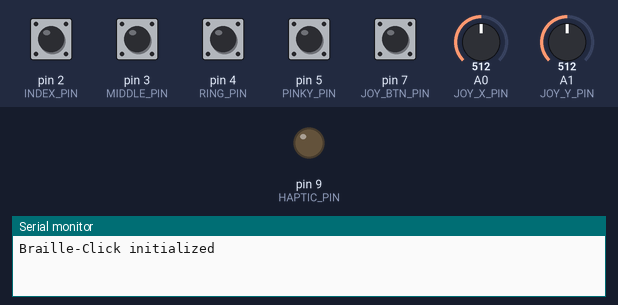
The sketch below on a simulated SparkFun Pro Micro, built with avr-gcc and run on an emulated ATmega32U4. On the bench: output pins drawn as LEDs (lit = HIGH), the last lines printed to the serial monitor. Inputs (shaded band) come from the test bench; at power-on: pin 2 (INDEX_PIN), pin 3 (MIDDLE_PIN), pin 4 (RING_PIN), pin 5 (PINKY_PIN), pin 7 (JOY_BTN_PIN) HIGH, A0 (JOY_X_PIN) = 512, A1 (JOY_Y_PIN) = 512. USB keyboard and mouse output is not drawn.

Above: at 1.2 s.
1.3 s: A0 (JOY_X_PIN) set to 764
2.8 s: A0 (JOY_X_PIN) set to 789
4.9 s: pin 3 (MIDDLE_PIN) pulled LOW for 0.15 s
7.9 s: pin 2 (INDEX_PIN) pulled LOW for 0.15 s
At 8.75 s:
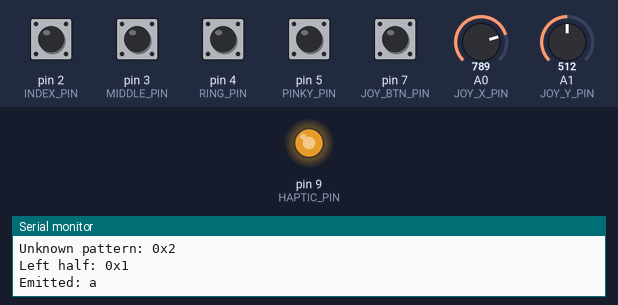
10.2 s: pin 2 (INDEX_PIN) pulled LOW for 1 s
At 13.0 s:
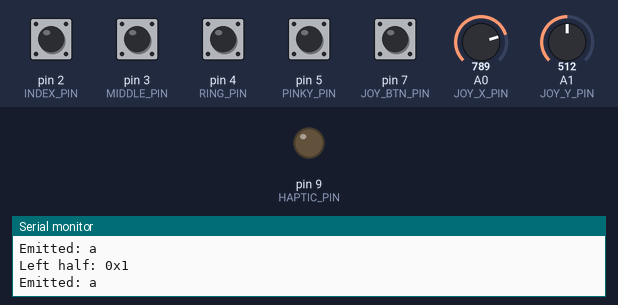
13.4 s: pin 3 (MIDDLE_PIN) pulled LOW for 1 s
Timing chart, 0 to 16.7 s (numbered marks = the images above; inputs shaded):
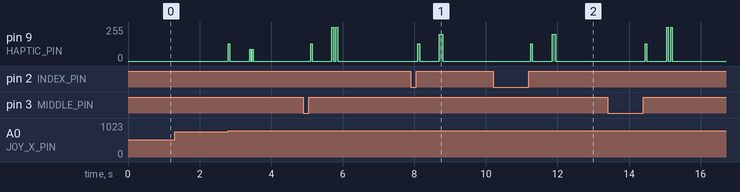

The sketch:

braille_click.ino
```cpp
/*
 * Braille-Click Firmware
 * One-handed semi-chording input device based on braille patterns
 *
 * Hardware: Arduino Pro Micro (ATmega32U4)
 *   - 4 finger keys (Box Jade switches) on internal pull-ups
 *   - Analog thumb joystick (Keyes-style: X/Y pots + push button)
 *   - Coin vibration motor via NPN transistor on a PWM pin
 *
 * Input model (6-dot mode):
 *   Phase 1 (left column):  index=dot1, middle=dot2, ring=dot3
 *   Phase 2 (right column): index=dot4, middle=dot5, ring=dot6
 *   Pinky is reserved (dots 4/8 in future 8-dot mode).
 *
 *   A phase is captured by ACCUMULATING every key that goes down while
 *   any key is held, and committing the mask once all keys are released.
 *   (Reading the keys after release doesn't work — they're all up by then.)
 *
 * Thumb functions:
 *   Press  = Space
 *   Up     = Enter
 *   Down   = Backspace
 *   Left   = Cancel current character (abandon captured left half)
 *   Right  = Skip left half (enter a right-column-only cell)
 *
 * Indicators (right-column-only cells, entered via thumb-right):
 *   Dot 6 alone      = capital indicator (next letter uppercase)
 *   Dots 3,4,5,6     = number indicator (a-j emit 1-0 until a space)
 */

#include <Keyboard.h>

// ---------------------------------------------------------------------------
// Pin map — real Pro Micro breakout: digital 2-10, 14-16, analog A0-A3.
// PWM is only available on 3, 5, 6, 9, 10; the haptic motor needs one.
// ---------------------------------------------------------------------------
const int INDEX_PIN   = 2;
const int MIDDLE_PIN  = 3;
const int RING_PIN    = 4;
const int PINKY_PIN   = 5;
const int JOY_BTN_PIN = 7;    // joystick push switch (SW), to GND
const int HAPTIC_PIN  = 9;    // PWM: transistor base via ~330R-1k
const int JOY_X_PIN   = A0;   // joystick VRx
const int JOY_Y_PIN   = A1;   // joystick VRy

// ---------------------------------------------------------------------------
// Tuning
// ---------------------------------------------------------------------------
const unsigned long DEBOUNCE_TIME    = 10;   // ms of stable reading to accept
const unsigned long RELEASE_SETTLE   = 40;   // ms all-keys-up before committing a phase
const unsigned long PHASE_TIMEOUT    = 600;  // ms after left half before emitting left-only
const unsigned long CONFIG_HOLD_TIME = 3000; // ms joystick press to enter config

// Analog joystick thresholds (10-bit ADC, center ~512).
// A direction engages past the outer threshold and releases inside the
// inner one — the gap is hysteresis so a wobbly center can't chatter.
const int JOY_ENGAGE_LO  = 250;
const int JOY_ENGAGE_HI  = 774;
const int JOY_RELEASE_LO = 400;
const int JOY_RELEASE_HI = 624;

// ---------------------------------------------------------------------------
// State machine
// ---------------------------------------------------------------------------
enum InputState {
  IDLE,           // nothing captured, waiting for first finger press
  CAPTURE_LEFT,   // fingers down, accumulating left-column mask
  WAIT_RIGHT,     // left half locked; waiting for right half or timeout
  CAPTURE_RIGHT   // fingers down again, accumulating right-column mask
};

InputState currentState = IDLE;
uint8_t leftPattern  = 0;
uint8_t captureMask  = 0;   // accumulates while keys are held
unsigned long allUpSince   = 0;
unsigned long phaseTimeRef = 0;

// ---------------------------------------------------------------------------
// Debounced finger keys
// ---------------------------------------------------------------------------
const int NUM_FINGERS = 4;
const int fingerPins[NUM_FINGERS] = {INDEX_PIN, MIDDLE_PIN, RING_PIN, PINKY_PIN};
bool fingerState[NUM_FINGERS]      = {false, false, false, false}; // debounced
bool fingerLastRaw[NUM_FINGERS]    = {false, false, false, false};
unsigned long fingerChangeAt[NUM_FINGERS] = {0, 0, 0, 0};

// Joystick button (debounced) + press-edge tracking
bool joyBtnState = false, joyBtnLastRaw = false, joyBtnPrev = false;
unsigned long joyBtnChangeAt = 0;
unsigned long joyBtnHeldSince = 0;

// Joystick directions with hysteresis + edge tracking
// index: 0=up 1=down 2=left 3=right
bool joyDir[4]     = {false, false, false, false};
bool joyDirPrev[4] = {false, false, false, false};

bool configMode = false;
bool configArmed = true; // blocks re-trigger until button released

// Braille indicator state
bool capsNext   = false; // dot 6 entered: uppercase the next letter
bool numberMode = false; // dots 3456 entered: a-j emit 1-0 until a space

// ---------------------------------------------------------------------------
// Non-blocking haptic player
// ---------------------------------------------------------------------------
struct HapticStep { uint8_t level; uint16_t ms; };

const HapticStep PATTERN_LOCK[]  = {{128, 50}};                            // phase locked
const HapticStep PATTERN_EMIT[]  = {{200, 100}};                           // character sent
const HapticStep PATTERN_ERROR[] = {{255, 50}, {0, 60}, {255, 50}};        // unknown pattern
const HapticStep PATTERN_CANCEL[] = {{90, 30}, {0, 40}, {90, 30}};         // input cancelled

const HapticStep* hapticPattern = nullptr;
uint8_t hapticSteps = 0, hapticIndex = 0;
unsigned long hapticStepStart = 0;

void playHaptic(const HapticStep* pattern, uint8_t steps) {
  hapticPattern = pattern;
  hapticSteps = steps;
  hapticIndex = 0;
  hapticStepStart = millis();
  analogWrite(HAPTIC_PIN, pattern[0].level);
}

void updateHaptic() {
  if (hapticPattern == nullptr) return;
  if (millis() - hapticStepStart < hapticPattern[hapticIndex].ms) return;
  hapticIndex++;
  if (hapticIndex >= hapticSteps) {
    analogWrite(HAPTIC_PIN, 0);
    hapticPattern = nullptr;
  } else {
    analogWrite(HAPTIC_PIN, hapticPattern[hapticIndex].level);
    hapticStepStart = millis();
  }
}

#define PLAY(p) playHaptic(p, sizeof(p) / sizeof(p[0]))

// ---------------------------------------------------------------------------
// Braille → ASCII (6-dot). Bit n = dot n+1: dots 1-3 = bits 0-2 (left
// column), dots 4-6 = bits 3-5 (right column).
// ---------------------------------------------------------------------------
char brailleToAscii(uint8_t pattern) {
  switch (pattern) {
    case 0x01: return 'a';  // 1
    case 0x03: return 'b';  // 1,2
    case 0x09: return 'c';  // 1,4
    case 0x19: return 'd';  // 1,4,5
    case 0x11: return 'e';  // 1,5
    case 0x0B: return 'f';  // 1,2,4
    case 0x1B: return 'g';  // 1,2,4,5
    case 0x13: return 'h';  // 1,2,5
    case 0x0A: return 'i';  // 2,4
    case 0x1A: return 'j';  // 2,4,5
    case 0x05: return 'k';  // 1,3
    case 0x07: return 'l';  // 1,2,3
    case 0x0D: return 'm';  // 1,3,4
    case 0x1D: return 'n';  // 1,3,4,5
    case 0x15: return 'o';  // 1,3,5
    case 0x0F: return 'p';  // 1,2,3,4
    case 0x1F: return 'q';  // 1,2,3,4,5
    case 0x17: return 'r';  // 1,2,3,5
    case 0x0E: return 's';  // 2,3,4
    case 0x1E: return 't';  // 2,3,4,5
    case 0x25: return 'u';  // 1,3,6
    case 0x27: return 'v';  // 1,2,3,6
    case 0x3A: return 'w';  // 2,4,5,6
    case 0x2D: return 'x';  // 1,3,4,6
    case 0x3D: return 'y';  // 1,3,4,5,6
    case 0x35: return 'z';  // 1,3,5,6
    default:   return 0;    // unknown pattern
  }
}

// ---------------------------------------------------------------------------
// Setup
// ---------------------------------------------------------------------------
void setup() {
  for (int i = 0; i < NUM_FINGERS; i++) pinMode(fingerPins[i], INPUT_PULLUP);
  pinMode(JOY_BTN_PIN, INPUT_PULLUP);
  pinMode(HAPTIC_PIN, OUTPUT);
  analogWrite(HAPTIC_PIN, 0);

  Keyboard.begin();
  Serial.begin(9600);
  Serial.println("Braille-Click initialized");
}

// ---------------------------------------------------------------------------
// Input scanning
// ---------------------------------------------------------------------------
void scanKeys() {
  unsigned long now = millis();

  // Fingers: per-key debounce — accept a reading once stable for DEBOUNCE_TIME
  for (int i = 0; i < NUM_FINGERS; i++) {
    bool raw = (digitalRead(fingerPins[i]) == LOW);
    if (raw != fingerLastRaw[i]) {
      fingerLastRaw[i] = raw;
      fingerChangeAt[i] = now;
    } else if (raw != fingerState[i] && now - fingerChangeAt[i] >= DEBOUNCE_TIME) {
      fingerState[i] = raw;
    }
  }

  // Joystick button, same scheme
  bool raw = (digitalRead(JOY_BTN_PIN) == LOW);
  if (raw != joyBtnLastRaw) {
    joyBtnLastRaw = raw;
    joyBtnChangeAt = now;
  } else if (raw != joyBtnState && now - joyBtnChangeAt >= DEBOUNCE_TIME) {
    joyBtnState = raw;
    if (joyBtnState) joyBtnHeldSince = now;
  }

  // Joystick axes → four directions with hysteresis
  int x = analogRead(JOY_X_PIN);
  int y = analogRead(JOY_Y_PIN);

  if (!joyDir[0] && y < JOY_ENGAGE_LO)  joyDir[0] = true;   // up
  if ( joyDir[0] && y > JOY_RELEASE_LO) joyDir[0] = false;
  if (!joyDir[1] && y > JOY_ENGAGE_HI)  joyDir[1] = true;   // down
  if ( joyDir[1] && y < JOY_RELEASE_HI) joyDir[1] = false;
  if (!joyDir[2] && x < JOY_ENGAGE_LO)  joyDir[2] = true;   // left
  if ( joyDir[2] && x > JOY_RELEASE_LO) joyDir[2] = false;
  if (!joyDir[3] && x > JOY_ENGAGE_HI)  joyDir[3] = true;   // right
  if ( joyDir[3] && x < JOY_RELEASE_HI) joyDir[3] = false;
}

bool anyFingerDown() {
  for (int i = 0; i < NUM_FINGERS; i++)
    if (fingerState[i]) return true;
  return false;
}

// Accumulate currently-held fingers into the capture mask for a phase.
// rightPhase shifts dots into the right-column bit positions (dots 4-6).
void accumulate(bool rightPhase) {
  uint8_t shift = rightPhase ? 3 : 0;
  if (fingerState[0]) captureMask |= (0x01 << shift); // index:  dot 1 / 4
  if (fingerState[1]) captureMask |= (0x02 << shift); // middle: dot 2 / 5
  if (fingerState[2]) captureMask |= (0x04 << shift); // ring:   dot 3 / 6
  // Pinky reserved for 8-dot mode; ignored in 6-dot.
}

// Edge helper: true exactly once when a joystick direction newly engages
bool dirPressed(int d) {
  bool edge = joyDir[d] && !joyDirPrev[d];
  return edge;
}

void resetInput() {
  leftPattern = 0;
  captureMask = 0;
  currentState = IDLE;
}

void emitPattern(uint8_t pattern) {
  // Indicator cells set state instead of typing a character
  if (pattern == 0x20) {                 // dot 6: capital indicator
    capsNext = true;
    PLAY(PATTERN_LOCK);
    Serial.println("Capital indicator");
    resetInput();
    return;
  }
  if (pattern == 0x3C) {                 // dots 3,4,5,6: number indicator
    numberMode = true;
    PLAY(PATTERN_LOCK);
    Serial.println("Number indicator");
    resetInput();
    return;
  }

  char c = brailleToAscii(pattern);
  if (c != 0) {
    if (numberMode && c >= 'a' && c <= 'j') {
      c = (c == 'j') ? '0' : ('1' + (c - 'a'));   // a-i -> 1-9, j -> 0
    } else if (capsNext && c >= 'a' && c <= 'z') {
      c = c - 'a' + 'A';
      capsNext = false;
    }
    Keyboard.write(c);
    PLAY(PATTERN_EMIT);
    Serial.print("Emitted: ");
    Serial.println(c);
  } else {
    PLAY(PATTERN_ERROR);
    Serial.print("Unknown pattern: 0x");
    Serial.println(pattern, HEX);
  }
  resetInput();
}

// ---------------------------------------------------------------------------
// Main loop
// ---------------------------------------------------------------------------
void loop() {
  scanKeys();
  updateHaptic();
  unsigned long now = millis();

  // ---- Config mode: hold joystick press 3s to enter, press again to exit
  if (configMode) {
    handleConfigMode();
    joyBtnPrev = joyBtnState;
    for (int d = 0; d < 4; d++) joyDirPrev[d] = joyDir[d];
    return;
  }
  if (joyBtnState && configArmed && now - joyBtnHeldSince >= CONFIG_HOLD_TIME) {
    configMode = true;
    configArmed = false; // don't re-enter until button released
    resetInput();
    Serial.println("Configuration mode entered");
    PLAY(PATTERN_ERROR);
  }
  if (!joyBtnState) configArmed = true;

  // ---- Thumb actions (edge-triggered, only while not mid-capture)
  if (currentState == IDLE) {
    // Space fires on release of a short press, so a config-mode hold
    // doesn't also type a space first.
    if (!joyBtnState && joyBtnPrev && now - joyBtnHeldSince < CONFIG_HOLD_TIME) {
      Keyboard.write(' ');
      numberMode = false;               // a space terminates number mode
      PLAY(PATTERN_EMIT);
    }
    if (dirPressed(0)) { Keyboard.write('\n'); numberMode = false; PLAY(PATTERN_EMIT); } // up = enter
    if (dirPressed(1)) { Keyboard.write('\b'); PLAY(PATTERN_EMIT); }   // down = backspace
    if (dirPressed(3)) {                                               // right = skip left half
      leftPattern = 0;
      captureMask = 0;
      currentState = WAIT_RIGHT;
      phaseTimeRef = now;
      PLAY(PATTERN_LOCK);
      Serial.println("Left half skipped");
    }
  }
  // Cancel works from any capture state and clears pending indicators
  if (currentState != IDLE && dirPressed(2)) {                          // left = cancel
    resetInput();
    capsNext = false;
    numberMode = false;
    PLAY(PATTERN_CANCEL);
    Serial.println("Cancelled");
  }

  // ---- Character state machine
  switch (currentState) {
    case IDLE:
      if (anyFingerDown()) {
        captureMask = 0;
        accumulate(false);
        currentState = CAPTURE_LEFT;
      }
      break;

    case CAPTURE_LEFT:
      if (anyFingerDown()) {
        accumulate(false);      // keep collecting keys as they join the chord
        allUpSince = 0;
      } else {
        if (allUpSince == 0) allUpSince = now;
        if (now - allUpSince >= RELEASE_SETTLE) {
          leftPattern = captureMask;
          captureMask = 0;
          currentState = WAIT_RIGHT;
          phaseTimeRef = now;
          PLAY(PATTERN_LOCK);
          Serial.print("Left half: 0x");
          Serial.println(leftPattern, HEX);
        }
      }
      break;

    case WAIT_RIGHT:
      if (anyFingerDown()) {
        accumulate(true);
        currentState = CAPTURE_RIGHT;
        allUpSince = 0;
      } else if (now - phaseTimeRef >= PHASE_TIMEOUT) {
        if (leftPattern == 0) {
          // Skipped left half but no right half arrived: quietly reset
          resetInput();
          PLAY(PATTERN_CANCEL);
        } else {
          emitPattern(leftPattern);  // left-only character (a, b, k, l, ...)
        }
      }
      break;

    case CAPTURE_RIGHT:
      if (anyFingerDown()) {
        accumulate(true);
        allUpSince = 0;
      } else {
        if (allUpSince == 0) allUpSince = now;
        if (now - allUpSince >= RELEASE_SETTLE) {
          Serial.print("Right half: 0x");
          Serial.println(captureMask, HEX);
          emitPattern(leftPattern | captureMask);
        }
      }
      break;
  }

  // Edge state for next pass
  joyBtnPrev = joyBtnState;
  for (int d = 0; d < 4; d++) joyDirPrev[d] = joyDir[d];
}

// ---------------------------------------------------------------------------
// Config mode — placeholder: exits on a fresh button press.
// Future: joystick up/down to pick a setting, left/right to adjust
// (phase timeout, haptic intensity, 6/8-dot mode).
// ---------------------------------------------------------------------------
void handleConfigMode() {
  if (joyBtnState && !joyBtnPrev) {
    configMode = false;
    Serial.println("Configuration mode exited");
    PLAY(PATTERN_EMIT);
  }
}
```

Measured:
- after the input at 1.3 s, every drawn part: stays the same
- after the input at 7.9 s, pin 9 (HAPTIC_PIN): 0/255 → 200/255 after 0.80 s, → 0/255 0.10 s later
- after the input at 10.2 s, pin 9 (HAPTIC_PIN): 0/255 → 200/255 after 1.7 s, → 0/255 0.10 s later
